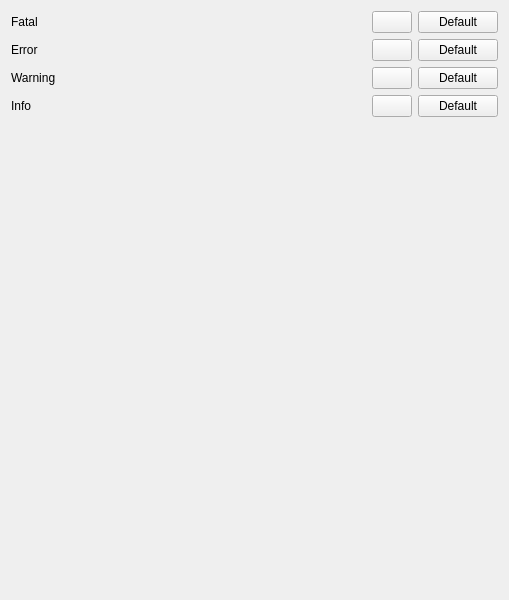
             <widget class="QWidget" name="scrollAreaWidgetContents_3">
              <property name="geometry">
               <rect>
                <x>0</x>
                <y>0</y>
                <width>509</width>
                <height>600</height>
               </rect>
              </property>
              <layout class="QVBoxLayout" name="verticalLayout_14">
               <item>
                <layout class="QHBoxLayout" name="horizontalLayout_4">
                 <item>
                  <layout class="QVBoxLayout" name="verticalLayout_13">
                   <item>
                    <layout class="QGridLayout" name="gridLayout_3" columnstretch="1,0,0" columnminimumwidth="150,0,0">
                     <item row="0" column="0">
                      <widget class="QLabel" name="PYFLAKES_FATAL_FATAL">
                       <property name="sizePolicy">
                        <sizepolicy hsizetype="Preferred" vsizetype="Preferred">
                         <horstretch>0</horstretch>
                         <verstretch>0</verstretch>
                        </sizepolicy>
                       </property>
                       <property name="text">
                        <string>Fatal</string>
                       </property>
                      </widget>
                     </item>
                     <item row="0" column="1">
                      <widget class="QColorButton" name="PYFLAKES_FATAL_COLOR">
                       <property name="sizePolicy">
                        <sizepolicy hsizetype="Fixed" vsizetype="Fixed">
                         <horstretch>0</horstretch>
                         <verstretch>0</verstretch>
                        </sizepolicy>
                       </property>
                       <property name="text">
                        <string/>
                       </property>
                      </widget>
                     </item>
                     <item row="0" column="2">
                      <widget class="QPushButton" name="PYFLAKES_FATAL_RESETCOLOR">
                       <property name="sizePolicy">
                        <sizepolicy hsizetype="Fixed" vsizetype="Fixed">
                         <horstretch>0</horstretch>
                         <verstretch>0</verstretch>
                        </sizepolicy>
                       </property>
                       <property name="text">
                        <string>Default</string>
                       </property>
                      </widget>
                     </item>
                     <item row="1" column="0">
                      <widget class="QLabel" name="PYFLAKES_ERROR_LABEL">
                       <property name="sizePolicy">
                        <sizepolicy hsizetype="Preferred" vsizetype="Preferred">
                         <horstretch>0</horstretch>
                         <verstretch>0</verstretch>
                        </sizepolicy>
                       </property>
                       <property name="text">
                        <string>Error</string>
                       </property>
                      </widget>
                     </item>
                     <item row="1" column="1">
                      <widget class="QColorButton" name="PYFLAKES_ERROR_COLOR">
                       <property name="sizePolicy">
                        <sizepolicy hsizetype="Fixed" vsizetype="Fixed">
                         <horstretch>0</horstretch>
                         <verstretch>0</verstretch>
                        </sizepolicy>
                       </property>
                       <property name="text">
                        <string/>
                       </property>
                      </widget>
                     </item>
                     <item row="1" column="2">
                      <widget class="QPushButton" name="PYFLAKES_ERROR_RESETCOLOR">
                       <property name="sizePolicy">
                        <sizepolicy hsizetype="Fixed" vsizetype="Fixed">
                         <horstretch>0</horstretch>
                         <verstretch>0</verstretch>
                        </sizepolicy>
                       </property>
                       <property name="text">
                        <string>Default</string>
                       </property>
                      </widget>
                     </item>
                     <item row="2" column="0">
                      <widget class="QLabel" name="PYFLAKES_WARNING_LABEL">
                       <property name="sizePolicy">
                        <sizepolicy hsizetype="Preferred" vsizetype="Preferred">
                         <horstretch>0</horstretch>
                         <verstretch>0</verstretch>
                        </sizepolicy>
                       </property>
                       <property name="text">
                        <string>Warning</string>
                       </property>
                      </widget>
                     </item>
                     <item row="2" column="1">
                      <widget class="QColorButton" name="PYFLAKES_WARNING_COLOR">
                       <property name="sizePolicy">
                        <sizepolicy hsizetype="Fixed" vsizetype="Fixed">
                         <horstretch>0</horstretch>
                         <verstretch>0</verstretch>
                        </sizepolicy>
                       </property>
                       <property name="text">
                        <string/>
                       </property>
                      </widget>
                     </item>
                     <item row="2" column="2">
                      <widget class="QPushButton" name="PYFLAKES_WARNING_RESETCOLOR">
                       <property name="sizePolicy">
                        <sizepolicy hsizetype="Fixed" vsizetype="Fixed">
                         <horstretch>0</horstretch>
                         <verstretch>0</verstretch>
                        </sizepolicy>
                       </property>
                       <property name="text">
                        <string>Default</string>
                       </property>
                      </widget>
                     </item>
                     <item row="3" column="0">
                      <widget class="QLabel" name="PYFLAKES_INFORMATION_LABEL">
                       <property name="sizePolicy">
                        <sizepolicy hsizetype="Preferred" vsizetype="Preferred">
                         <horstretch>0</horstretch>
                         <verstretch>0</verstretch>
                        </sizepolicy>
                       </property>
                       <property name="text">
                        <string>Info</string>
                       </property>
                      </widget>
                     </item>
                     <item row="3" column="1">
                      <widget class="QColorButton" name="PYFLAKES_INFORMATION_COLOR">
                       <property name="sizePolicy">
                        <sizepolicy hsizetype="Fixed" vsizetype="Fixed">
                         <horstretch>0</horstretch>
                         <verstretch>0</verstretch>
                        </sizepolicy>
                       </property>
                       <property name="text">
                        <string/>
                       </property>
                      </widget>
                     </item>
                     <item row="3" column="2">
                      <widget class="QPushButton" name="PYFLAKES_INFORMATION_RESETCOLOR">
                       <property name="sizePolicy">
                        <sizepolicy hsizetype="Fixed" vsizetype="Fixed">
                         <horstretch>0</horstretch>
                         <verstretch>0</verstretch>
                        </sizepolicy>
                       </property>
                       <property name="text">
                        <string>Default</string>
                       </property>
                      </widget>
                     </item>
                    </layout>
                   </item>
                   <item>
                    <spacer name="verticalSpacer_4">
                     <property name="orientation">
                      <enum>Qt::Vertical</enum>
                     </property>
                     <property name="sizeHint" stdset="0">
                      <size>
                       <width>20</width>
                       <height>40</height>
                      </size>
                     </property>
                    </spacer>
                   </item>
                  </layout>
                 </item>
                </layout>
               </item>
              </layout>
             </widget>
